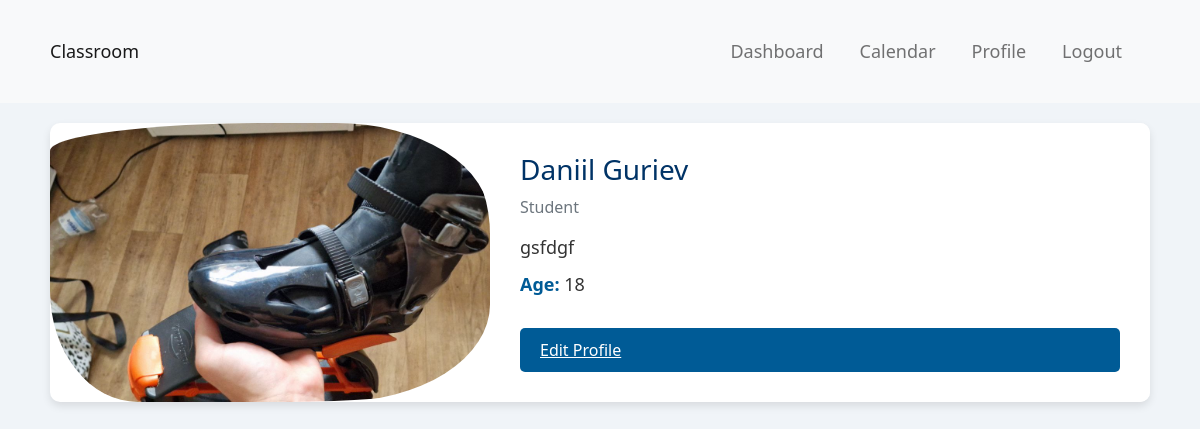
The page /profile/2/ (signed in) on the database as committed earlier.
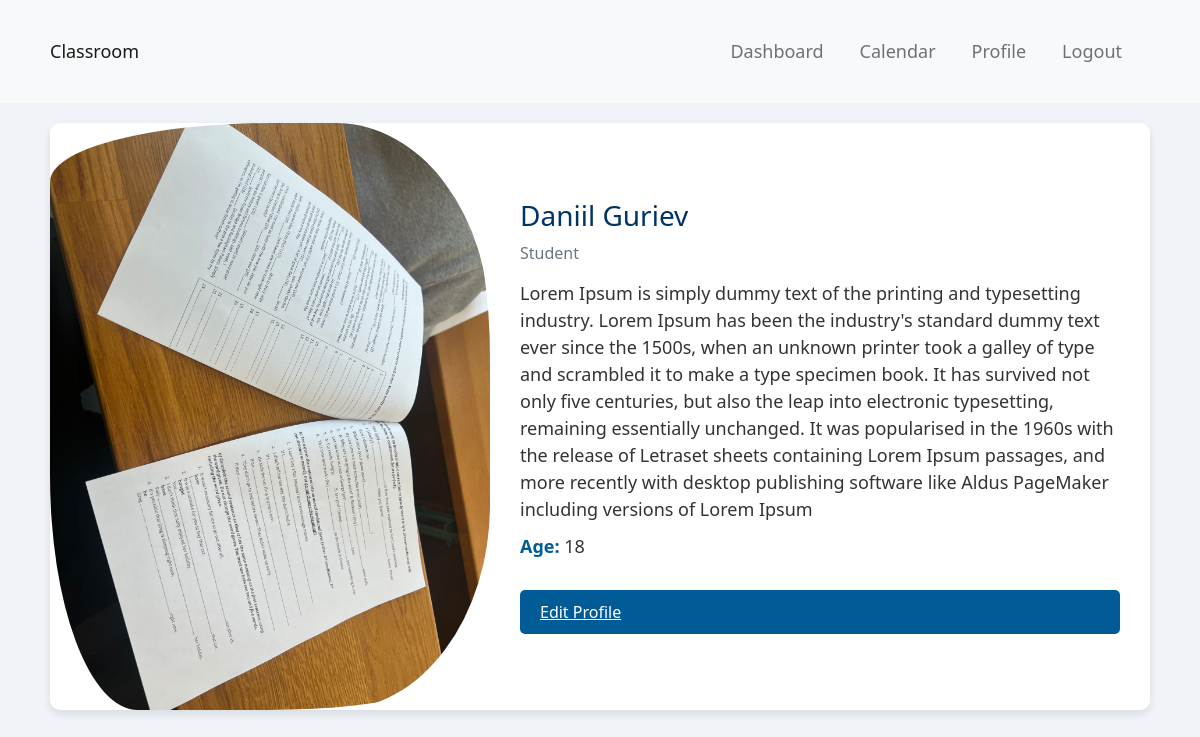
The same page on the database as committed later.
### polls/models.py (models this page shows, shortened)
class CustomUser(AbstractUser):
    is_student = models.BooleanField(default=False)
    is_teacher = models.BooleanField(default=False)
    age = models.IntegerField(null=True, blank=True)  # Add age field here
    profile_picture = models.ImageField(upload_to='profile_pictures/', null=True, blank=True)
    bio = models.TextField(null=True, blank=True)

### polls/views.py (the view)
# urls.py: path('profile/<int:user_id>/', polls.views.profile_view, name='profile_view'),
@login_required
def profile_view(request, user_id):
    user = get_object_or_404(CustomUser, id=user_id)
    return render(request, 'profile.html', {'user': user})

### templates/profile.html (shortened to what this page needs)
{% extends 'base.html' %}
{% load static %}
{% block content %}
<div class="profile-card">
    <div class="profile-image">
        {% if user.profile_picture %}
            <img src="{{ user.profile_picture.url }}" alt="{{ user.get_full_name }}">
        {% else %}
            <img src="{% static 'images/default_profile.png' %}" alt="No profile picture">
        {% endif %}
    </div>
    <div class="profile-details">
        <h2>{{ user.get_full_name }}</h2>
        <p class="role">
            {% if user.is_student %}
                Student
            {% elif user.is_teacher %}
                Teacher
            {% endif %}
        </p>
        <p class="bio">{{ user.bio }}</p>
        <p><strong>Age:</strong> {{ user.age }}</p>
       <a href="{% url 'edit_profile' %}" class="action-btn">Edit Profile</a>
    </div>
</div>
{% endblock %}

Rows that differ between the two databases and show on the page:
changed CustomUser "Daniil Guriev": profile_picture: a different picture; bio "gsfdgf" → "Lorem Ipsum is simply dummy text of the printing and typesetting industry. Lorem Ipsum has been the industry's standard dummy text ever since the 1500s, when an unknown printer took a galley of type and scrambled it to make a type specimen book. It has survived not only five centuries, but also the leap into electronic typesetting, remaining essentially unchanged. It was popularised in the 1960s with the release of Letraset sheets containing Lorem Ipsum passages, and more recently with desktop publishing software like Aldus PageMaker including versions of Lorem Ipsum"
